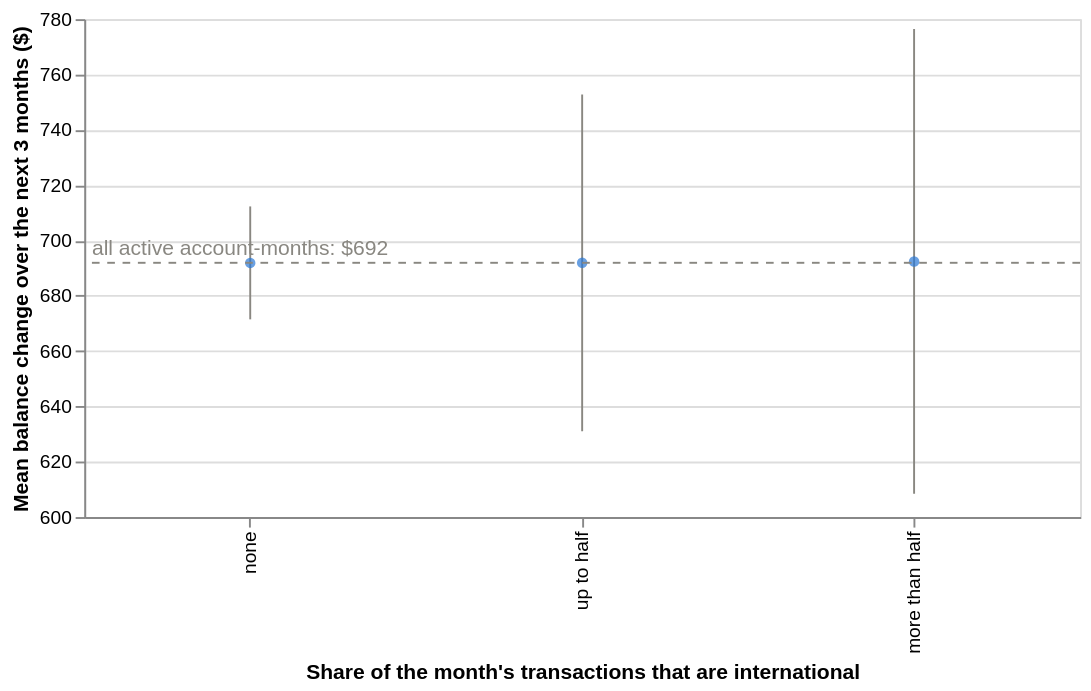

The code cell stored with this chart in its notebook:
### Code cell
intl_table = group_mean(with_activity.assign(share=pd.cut(with_activity["international_share"], [-0.01, 0, 0.5, 1],
                                                       labels=["none", "up to half", "more than half"])),
                        "share", "future_change")
active_overall = with_activity["future_change"].mean()
interval_chart(intl_table, "share", "Share of the month's transactions that are international", f"Mean balance change over the next {HORIZON} months ($)",
               active_overall, f"all active account-months: ${active_overall:.0f}")

### Figure 1 — Vega-Lite specification as saved in the notebook (floating-point values rounded to 4 significant figures)
{"config": {"view": {"continuousWidth": 300, "continuousHeight": 300}}, "layer": [{"mark": {"type": "rule", "color": "#898781"}, "encoding": {"x": {"field": "share", "sort": null, "title": "Share of the month's transactions that are international", "type": "ordinal"}, "y": {"field": "low", "scale": {"zero": false}, "title": "Mean balance change over the next 3 months ($)", "type": "quantitative"}, "y2": {"field": "high"}}}, {"mark": {"type": "point", "color": "#2a78d6", "filled": true}, "encoding": {"tooltip": [{"field": "share", "type": "ordinal"}, {"field": "mean", "format": ".0f", "type": "quantitative"}, {"field": "low", "format": ".0f", "type": "quantitative"}, {"field": "high", "format": ".0f", "type": "quantitative"}, {"field": "n", "type": "quantitative"}], "x": {"field": "share", "sort": null, "title": "Share of the month's transactions that are international", "type": "ordinal"}, "y": {"field": "mean", "type": "quantitative"}}}, {"data": {"name": "data-66736bbcd3eefd90360c0baf24020725"}, "mark": {"type": "rule", "color": "#898781", "strokeDash": [4, 4]}, "encoding": {"y": {"field": "y", "type": "quantitative"}}}, {"data": {"name": "data-66736bbcd3eefd90360c0baf24020725"}, "mark": {"type": "text", "align": "left", "color": "#898781", "dx": 4, "dy": -7}, "encoding": {"text": {"field": "label", "type": "nominal"}, "x": {"value": 0}, "y": {"field": "y", "type": "quantitative"}}}], "data": {"name": "data-22021a855757de0d503d6b7bdce423fa"}, "height": 260, "width": 520, "$schema": "https://vega.github.io/schema/vega-lite/v5.20.1.json", "datasets": {"data-22021a855757de0d503d6b7bdce423fa": [{"share": "none", "mean": 691.9, "std": 8560.0, "n": 675507, "low": 671.5, "high": 712.3}, {"share": "up to half", "mean": 691.9, "std": 8546.0, "n": 75705, "low": 631.0, "high": 752.8}, {"share": "more than half", "mean": 692.4, "std": 8496.0, "n": 39270, "low": 608.4, "high": 776.4}], "data-66736bbcd3eefd90360c0baf24020725": [{"y": 691.9, "label": "all active account-months: $692"}]}}
